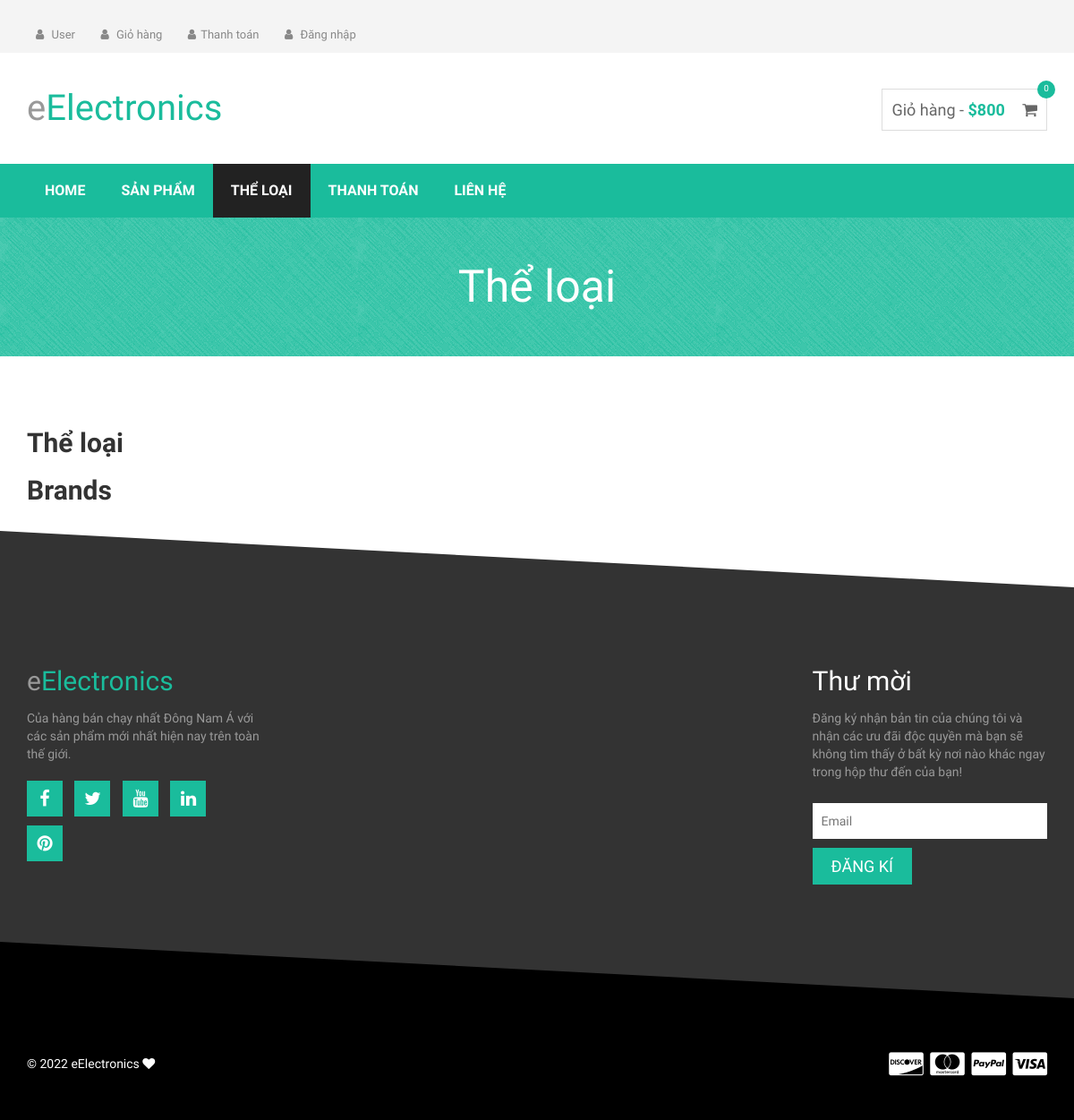
The page /home/category/ on the database as committed earlier.
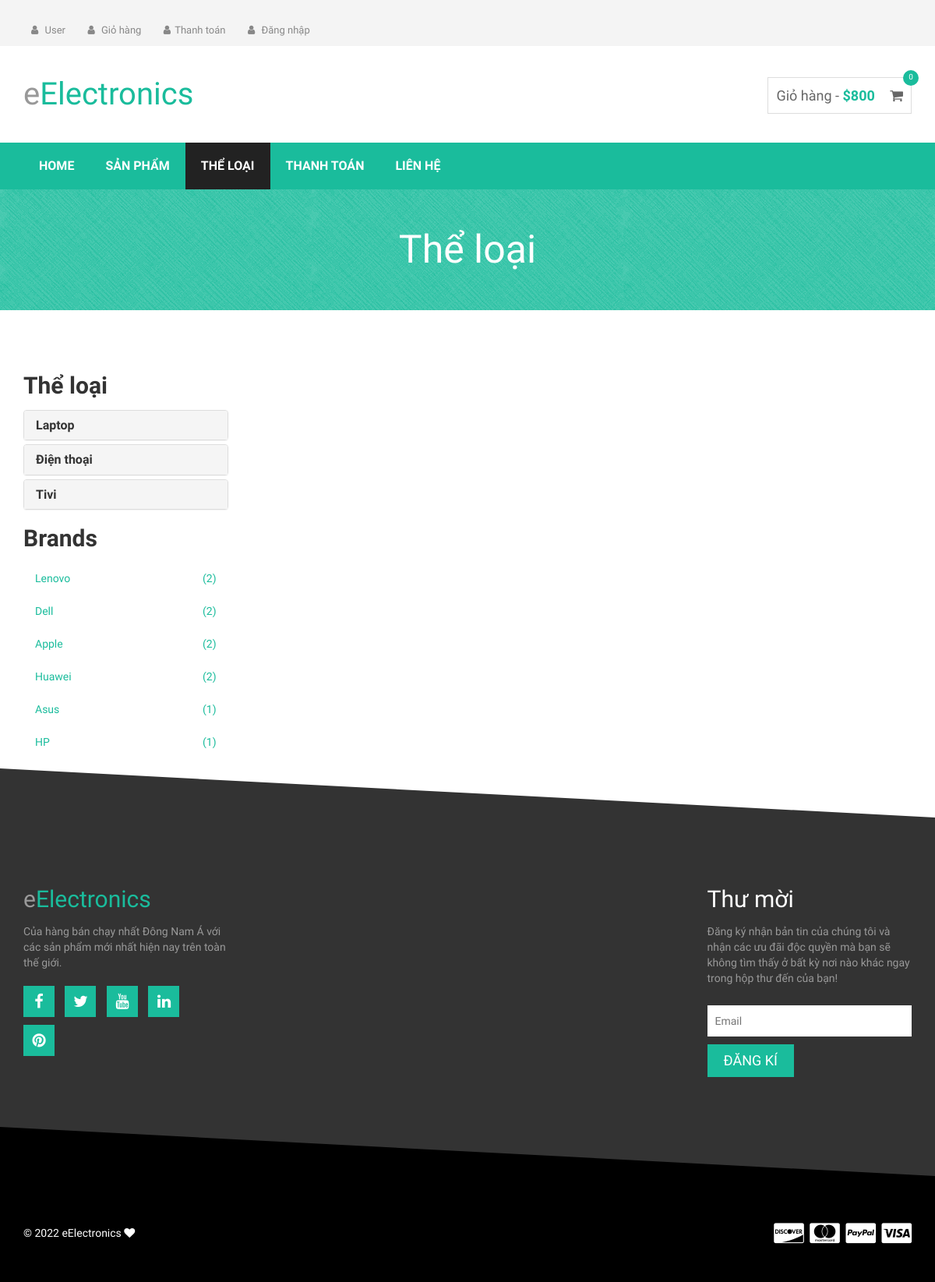
The same page on the database as committed later.
### sanpham/models.py (models this page shows)
class LoaiSanPham(models.Model):
    id_loaisanpham = models.IntegerField(primary_key=True,null=False)
    tenloaisanpham = models.CharField(max_length=100)

class Hang(models.Model):
    id_hang = models.IntegerField(primary_key=True,null=False)
    tenhang = models.CharField(max_length=100)
    hinhanh = models.CharField(max_length=1000,null=True)
    loaisanpham = models.ForeignKey(LoaiSanPham, on_delete=models.CASCADE,default=1)

### sanpham/views.py (the view)
# urls.py: path('category/', views.category, name='category'),
def category(request):
    list_category = LoaiSanPham.objects.all()
    list_branch = list(Hang.objects.all())
    dem = []
    for i in list_branch:
        sp = SanPham.objects.filter(hang=i).count()
        print(sp)
        obj = {
            'id_hang': i.id_hang,
            'tenhang': i.tenhang,
            'dem' : sp
        }
        dem.append(obj)
    print(dem)
    return render(request,'category.html',{'list_category':list_category,'list_branch':dem})

### templates/category.html (shortened to what this page needs)
{% extends 'base.html'%} {% load static %} {%block contentblock%}
<div class="mainmenu-area">
  <div class="container">
    <div class="row">
      <div class="navbar-collapse collapse">
        <ul class="nav navbar-nav">
          <li><a href="{% url 'sanpham:home' %}">Home</a></li>
          <li>
            <a href="{% url 'sanpham:shop_page' %}">Sản phẩm</a>
          </li>
          <li class="active">
            <a href="{% url 'sanpham:category' %}">Thể loại</a>
          </li>
          <li><a href="checkout.html">Thanh toán</a></li>
          <li><a href="#">Liên hệ</a></li>
        </ul>
      </div>
    </div>
  </div>
</div>
<div class="product-big-title-area">
  <div class="container">
    <div class="row">
      <div class="col-md-12">
        <div class="product-bit-title text-center">
          <h2>Thể loại</h2>
        </div>
      </div>
    </div>
  </div>
</div>
<div class="single-product-area">
  <div class="zigzag-bottom"></div>
  <div class="container">
    <div class="row">
      <div class="col-md-3">
        <div class="left-sidebar">
          <h2>Thể loại</h2>
          <div class="panel-group category-products" id="accordian">
            {% for item in list_category%}
            <div class="panel panel-default">
              <div class="panel-heading">
                <h4 class="panel-title">
                  <a
                    href="{% url 'sanpham:list_category_product' item.id_loaisanpham %}"
                  >
                    {{item.tenloaisanpham}}
                  </a>
                </h4>
              </div>
            </div>
            {% endfor%}
          </div>
          <div class="brands_products">
            <h2>Brands</h2>
            <div class="brands-name">
              <ul class="nav nav-pills nav-stacked">
                {% for i in list_branch%}
                <li>
                  <a href="{% url 'sanpham:list_branch_product' i.id_hang %}">
                    <span class="pull-right">({{i.dem}})</span>{{i.tenhang}}</a
                  >
                </li>
                {% endfor %}
              </ul>
            </div>
          </div>
        </div>
      </div>
      <div class="col-md-8">
      </div>
    </div>
  </div>
</div>
{% endblock %}

Rows that differ between the two databases and show on the page:
added LoaiSanPham: tenloaisanpham "Laptop"
added LoaiSanPham: tenloaisanpham "Điện thoại"
added LoaiSanPham: tenloaisanpham "Tivi"
added Hang: tenhang "Lenovo"
added Hang: tenhang "Dell"
added Hang: tenhang "Apple"
added Hang: tenhang "Huawei"
added Hang: tenhang "Asus"
added Hang: tenhang "HP"
Other text that changed with them:
new list line: "( 2 )"
new list line: "( 1 )"
